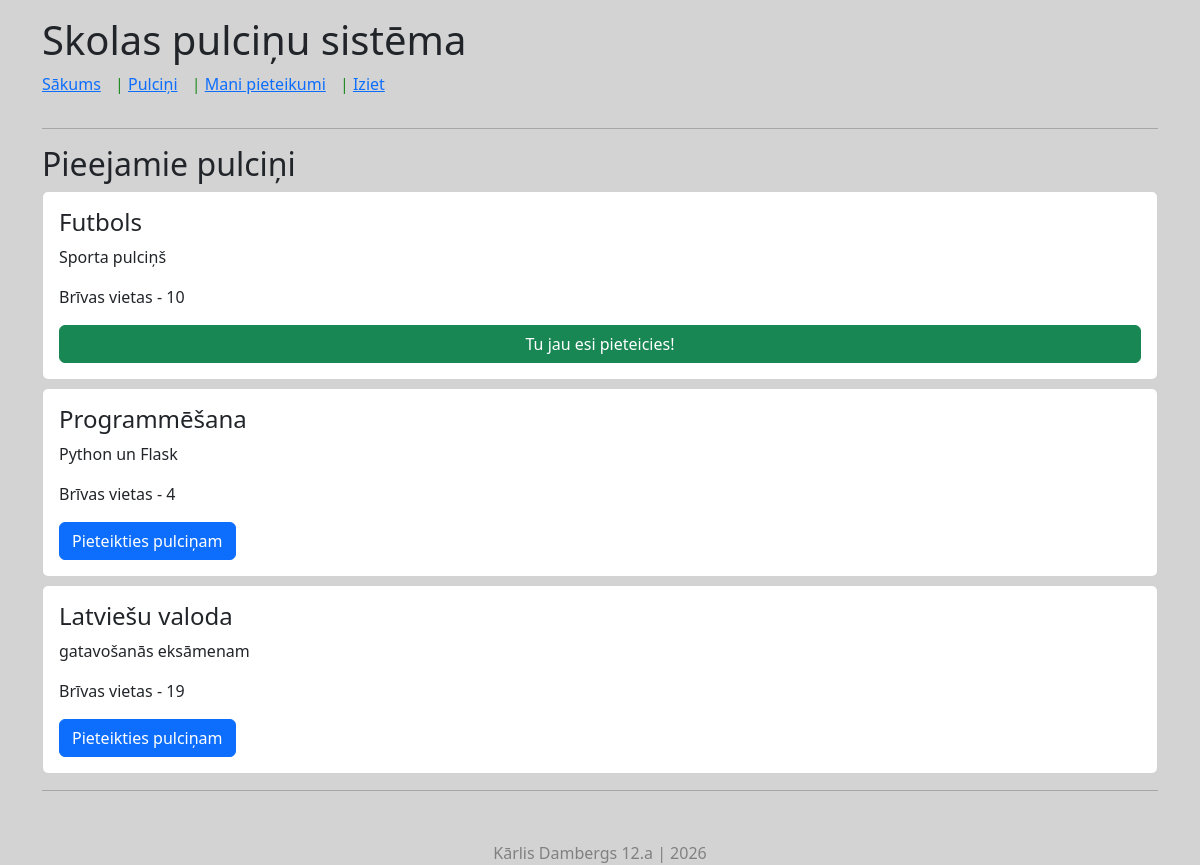
/izvelne (signed in), run on the app's committed database.
### tables this page shows
CREATE TABLE "pulcini" (
	"id"	INTEGER,
	"nosaukums"	TEXT NOT NULL,
	"apraksts"	TEXT,
	"vietas"	INTEGER NOT NULL,
	PRIMARY KEY("id" AUTOINCREMENT),
	FOREIGN KEY("id") REFERENCES "pieteikumi"("pulcins_id")
);

### app.py (the view)
@app.route("/izvelne")
def izvelne():
    user_id = session.get('id')
    conn = sqlite3.connect("datubaze.db")
    conn.row_factory = sqlite3.Row
    cur = conn.cursor()
    cur.execute("SELECT * FROM pulcini")
    pulcini = cur.fetchall()
    cur.execute("SELECT pulcins_id FROM pieteikumi WHERE user_id = ?", (user_id,))
    mani = [m["pulcins_id"] for m in cur.fetchall()]
    conn.close()
    return render_template("izvelne.html" , pulcini=pulcini , mani=mani)

### templates/izvelne.html (shortened to what this page needs)
{% extends "layout.html" %}
{% block content %}
<h2>Pieejamie pulciņi</h2>
{% for i in pulcini %}
<div class="card p-3 mb-2">
    <h4>{{ i.nosaukums }}</h4>
    <p>{{ i.apraksts }}</p>
    <p>Brīvas vietas - {{ i.vietas }}</p>
{% if i.id in mani %}
        <button class="btn btn-success">Tu jau esi pieteicies!</button>
{% else %}
    <form method="POST" action="/pievienoties">
        <button class="btn btn-primary">Pieteikties pulciņam</button>
    </form>
{% endif %}
</div>
{% endfor %}
{% endblock %}

### templates/layout.html (style rules this page uses)
body { background-color: lightgrey; }

### data on the page
pulcini: nosaukums "Futbols", apraksts "Sporta pulciņš", vietas "10", shows "Tu jau esi pieteicies!"
pulcini: nosaukums "Programmēšana", apraksts "Python un Flask", vietas "4"
pulcini: nosaukums "Latviešu valoda", apraksts "gatavošanās eksāmenam", vietas "19"
